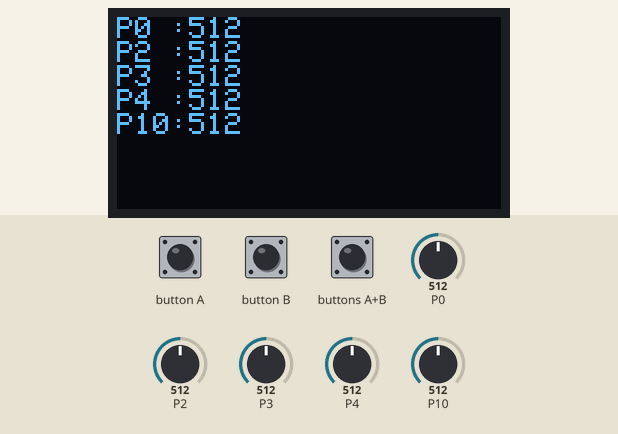
Recording of a program running on a simulated BBC micro:bit (MakeCode). Parts: 128×64 one-colour display. The inputs (shaded band) are chosen by the test bench; at power-on: P0 = 512, P2 = 512, P3 = 512, P4 = 512, P10 = 512 (analog values on the 0–1023 scale).

Above: at 1.2 s.
1.3 s: button A pressed for 0.15 s
At 1.67 s:
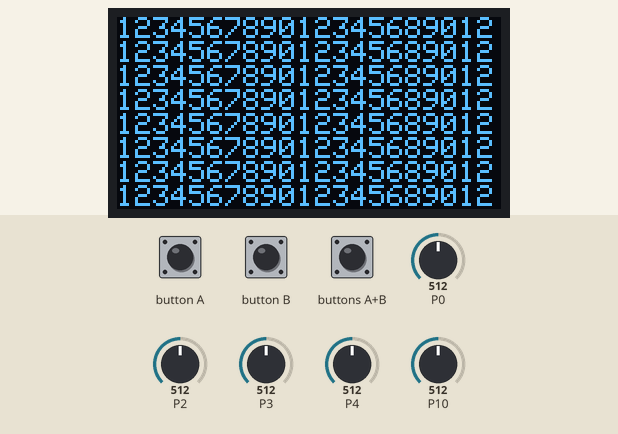
2.0 s: button B pressed for 0.15 s
At 2.51 s:
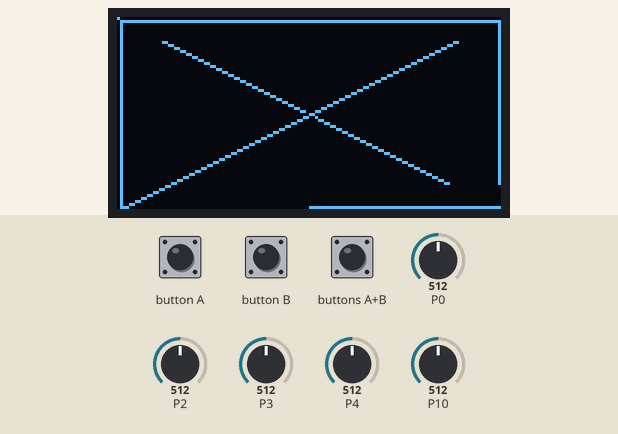
2.7 s: P0 set to 716
At 4.2 s:
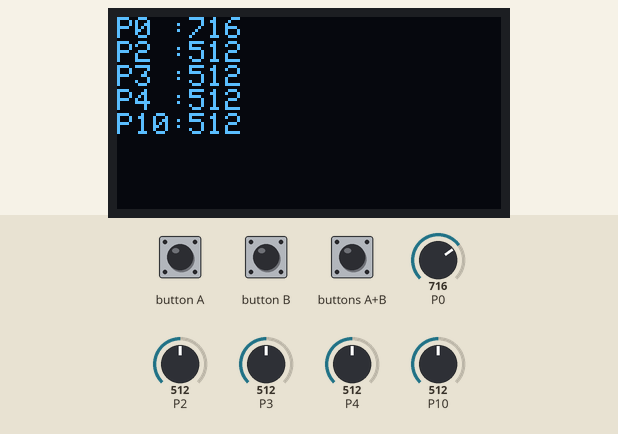
5.0 s: P2 set to 716
At 5.9 s:
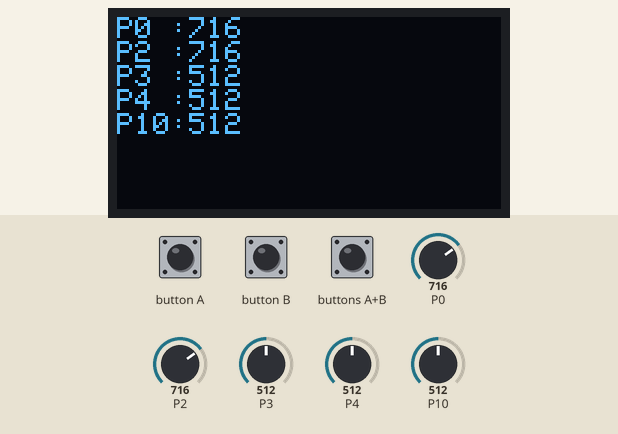
6.8 s: P3 set to 716
At 7.7 s:
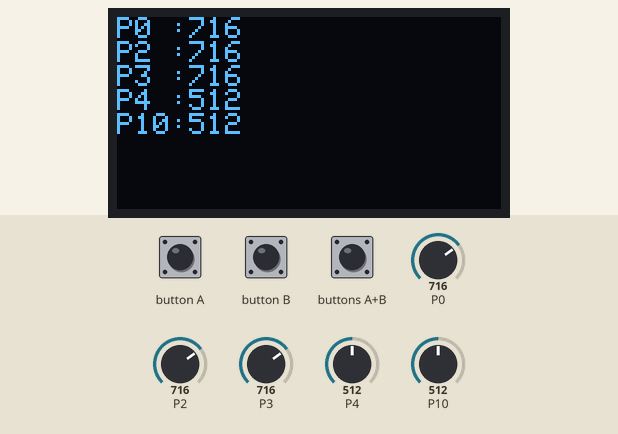
8.5 s: P4 set to 716
At 9.4 s:
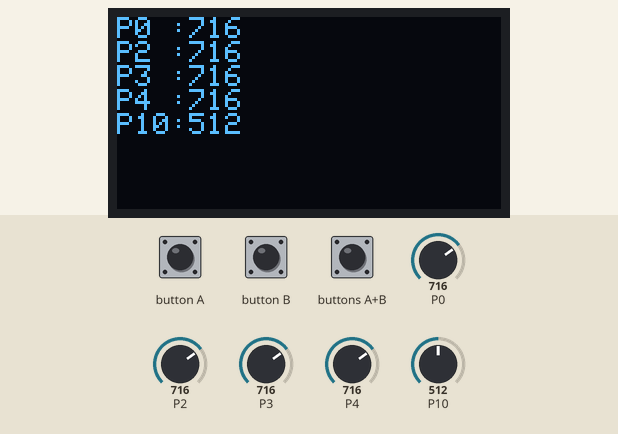
Timing chart, 0 to 11.3 s (numbered marks = the images above; inputs shaded):
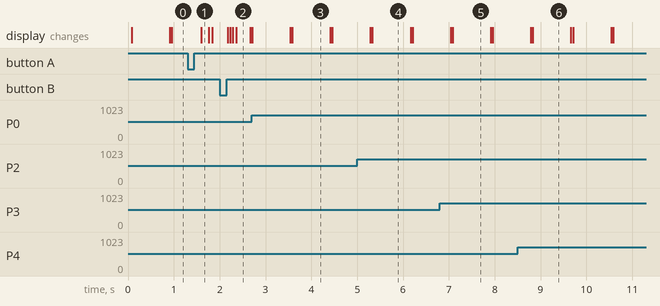

The program:

main.ts
```typescript
input.onButtonPressed(Button.A, function () {
    OLED.clear()
    OLED.writeStringNewLine("123456789012345689012")
    OLED.writeStringNewLine("123456789012345689012")
    OLED.writeStringNewLine("123456789012345689012")
    OLED.writeStringNewLine("123456789012345689012")
    OLED.writeStringNewLine("123456789012345689012")
    OLED.writeStringNewLine("123456789012345689012")
    OLED.writeStringNewLine("123456789012345689012")
    OLED.writeStringNewLine("123456789012345689012")
})
input.onButtonPressed(Button.AB, function () {
    OLED.clear()
})
input.onButtonPressed(Button.B, function () {
    OLED.clear()
    OLED.drawLine(
    0,
    0,
    128,
    64
    )
    OLED.drawLine(
    128,
    0,
    0,
    64
    )
    OLED.drawLine(
    1,
    1,
    127,
    1
    )
    OLED.drawLine(
    127,
    63,
    127,
    1
    )
    OLED.drawLine(
    127,
    63,
    0,
    64
    )
    OLED.drawLine(
    1,
    1,
    1,
    63
    )
})
OLED.init(128, 64)
OLED.clear()
basic.forever(function () {
    // Joystic X axis
    OLED.writeString("P0 :")
    OLED.writeNumNewLine(pins.analogReadPin(AnalogPin.P0))
    OLED.writeString("P2 :")
    OLED.writeNumNewLine(pins.analogReadPin(AnalogPin.P2))
    OLED.writeString("P3 :")
    OLED.writeNumNewLine(pins.analogReadPin(AnalogPin.P3))
    OLED.writeString("P4 :")
    OLED.writeNumNewLine(pins.analogReadPin(AnalogPin.P4))
    OLED.writeString("P10:")
    OLED.writeNumNewLine(pins.analogReadPin(AnalogPin.P10))
    basic.pause(800)
    OLED.clear()
})
```

test.ts
```typescript
// ide kerülnek a tesztek; a rendszer ezt nem kompilálja, ha a csomagot bővítményként használják.
```

Measured:
- after the input at 1.3 s, the display: changes after 0.30 s (image 1)
- after the input at 2.0 s, the display: first changes after 0.18 s (image 2 shows a later state)
- after the input at 2.7 s, the display: first differs from a run without the input after 0.88 s (image 3)
- after the input at 5.0 s, the display: first differs from a run without the input after 0.33 s (image 4)
- after the input at 6.8 s, the display: first differs from a run without the input after 0.28 s (image 5)
- after the input at 8.5 s, the display: first differs from a run without the input after 0.33 s (image 6)
- what the display in image 3 shows lasts 0.8 s, from 3.6 s to 4.4 s
